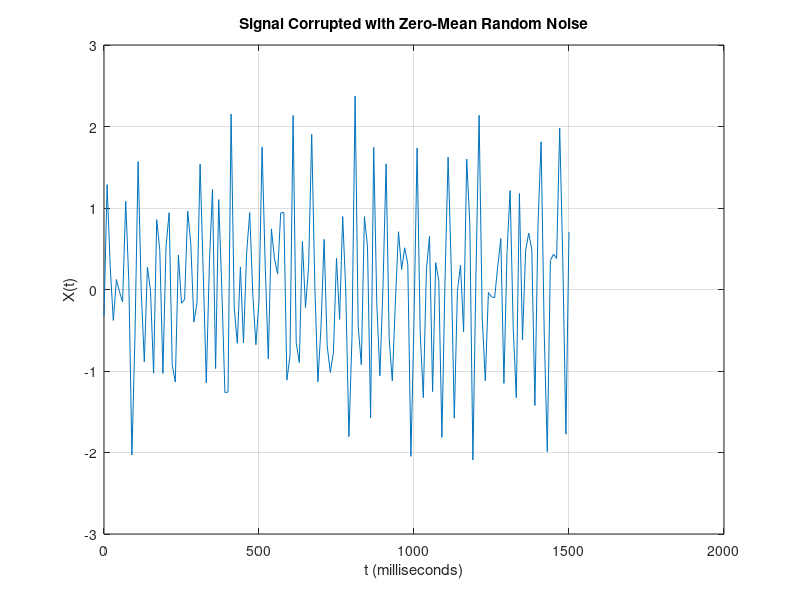
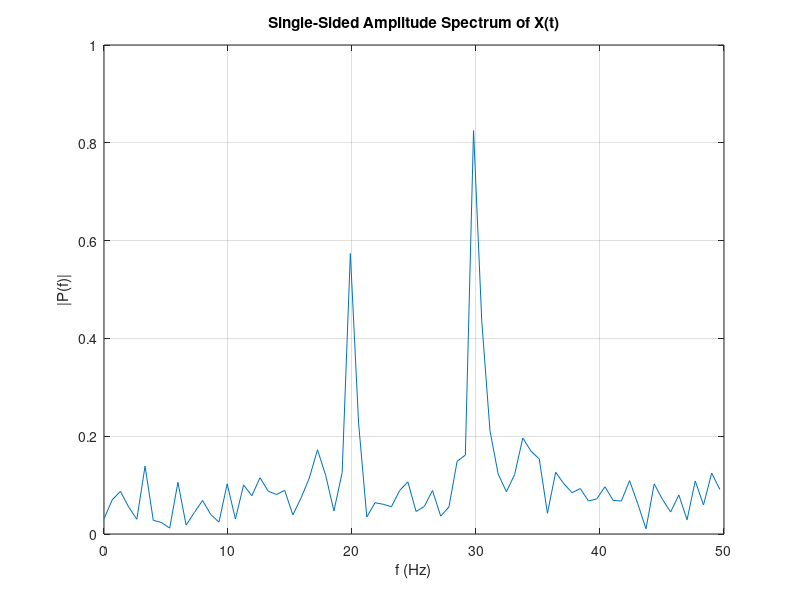

MATLAB code for these plots, in order:
close all
rng(100)

Fs = 100;            % Sampling frequency                    
T = 1/Fs;             % Sampling period       
L = 151;             % Length of signal
t = (0:L-1)*T;        % Time vector

%Form a signal containing a 20 Hz sinusoid of amplitude 0.7 and a 30 Hz sinusoid of amplitude 1.
S = 0.7*sin(2*pi*20*t) + sin(2*pi*30*t);

%Corrupt the signal with zero-mean white noise with a variance of 0.25.
X = S + 0.5*randn(size(t));

plot(1000*t,X)
title('Signal Corrupted with Zero-Mean Random Noise')
xlabel('t (milliseconds)')
ylabel('X(t)')
grid on

%Compute the Fourier transform of the signal.
Y = fft(X);

%Compute the two-sided spectrum P2. Then compute the single-sided spectrum P1 based on P2 and the even-valued signal length L.
P2 = abs(Y/L);
P1 = P2(1:L/2+1);
P1(2:end-1) = 2*P1(2:end-1);

%Define the frequency domain f and plot the single-sided amplitude spectrum P1. The amplitudes are not exactly at 0.7 and 1, as expected, because of the added noise. On average, longer signals produce better frequency approximations.
f = Fs*(0:(L/2))/L;
figure
plot(f,P1) 
title('Single-Sided Amplitude Spectrum of X(t)')
xlabel('f (Hz)')
ylabel('|P(f)|')
grid on